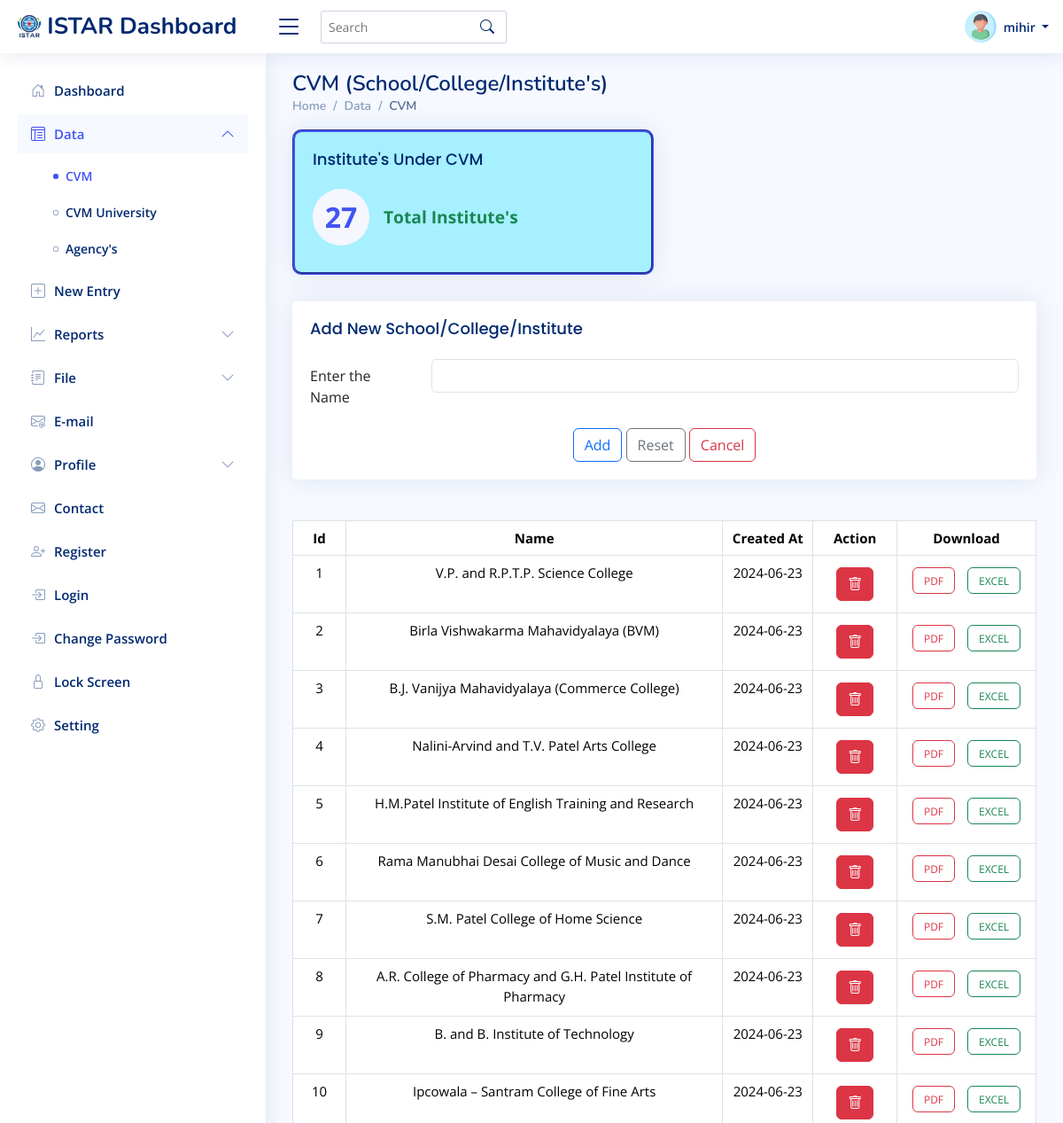
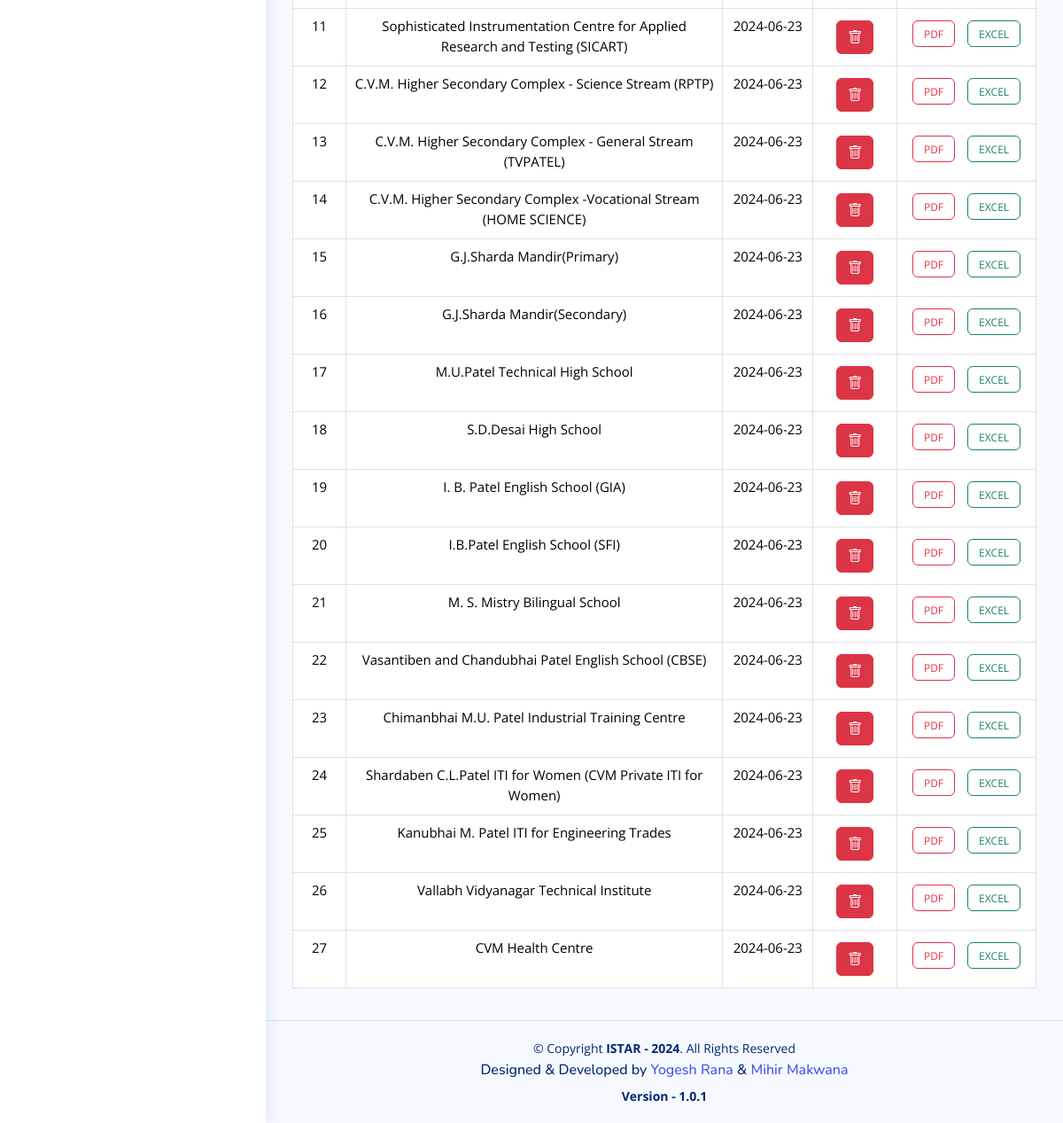
The app's page /cvm.php (signed in) with its own data (2 pictures, top to bottom).
### tables this page shows
CREATE TABLE `institutes` (
  `id` int(11) NOT NULL,
  `name` varchar(255) NOT NULL,
  `organization_id` int(11) DEFAULT NULL,
  `created_at` date NOT NULL DEFAULT current_timestamp(),
  `organization_name` varchar(255) DEFAULT NULL
);

### PHP/session.php (called while the page is built, shortened)
<?php
$username = $_SESSION['username'];
?>

### cvm.php (the view, shortened to what this page needs)
<?php
require "./PHP/session.php";
?>
<!DOCTYPE html>
<html lang="en">
<head>
  <link href="assets/vendor/bootstrap/css/bootstrap.min.css" rel="stylesheet">
  <link href="assets/vendor/bootstrap-icons/bootstrap-icons.css" rel="stylesheet">
  <link href="assets/vendor/boxicons/css/boxicons.min.css" rel="stylesheet">
  <link href="assets/vendor/quill/quill.snow.css" rel="stylesheet">
  <link href="assets/vendor/quill/quill.bubble.css" rel="stylesheet">
  <link href="assets/vendor/remixicon/remixicon.css" rel="stylesheet">
  <link href="assets/vendor/simple-datatables/style.css" rel="stylesheet">
  <link href="assets/css/style.css" rel="stylesheet">
</head>
<body>
  <header id="header" class="header fixed-top d-flex align-items-center">
    <div class="d-flex align-items-center justify-content-between">
      <a href="index.php" class="logo d-flex align-items-center">
        <img src="assets/img/istar.png" alt="">
        <span class="d-none d-lg-block">ISTAR Dashboard</span>
      </a>
      <i class="bi bi-list toggle-sidebar-btn"></i>
    </div>
    <div class="search-bar">
      <form class="search-form d-flex align-items-center" method="POST" action="#">
        <input type="text" name="query" placeholder="Search" title="Enter search keyword">
        <button type="submit" title="Search"><i class="bi bi-search"></i></button>
      </form>
    </div>
    <nav class="header-nav ms-auto">
      <ul class="d-flex align-items-center">
        <li class="nav-item dropdown pe-3">
          <a class="nav-link nav-profile d-flex align-items-center pe-0" href="#" data-bs-toggle="dropdown">
            <img src="assets/img/User.png" alt="Profile" class="rounded-circle">
            <span class="d-none d-md-block dropdown-toggle ps-2">
              <?php echo isset($username) ? $username : 'User'; ?>
            </span>
          </a>
        </li>
      </ul>
    </nav>
  </header>
  <aside id="sidebar" class="sidebar">
    <ul class="sidebar-nav" id="sidebar-nav">
      <li class="nav-item">
        <a class="nav-link collapsed" href="index.php">
          <i class="bi bi-house-door"></i>
          <span>Dashboard</span>
        </a>
      </li>
        <li class="nav-item">
                <a class="nav-link " data-bs-target="#components-nav" data-bs-toggle="collapse" href="#">
                <i class="bi bi-layout-text-window-reverse"></i><span>Data</span><i class="bi bi-chevron-down ms-auto"></i>
                </a>
                <ul id="components-nav" class="nav-content collapse show" data-bs-parent="#sidebar-nav">
          <li>
            <a href="./cvm.php" class="active">
              <i class="bi bi-circle"></i><span>CVM</span>
            </a>
          </li>
          <li>
            <a href="./cvmu.php">
              <i class="bi bi-circle"></i><span>CVM University</span>
            </a>
          </li>
          <li>
            <a href="./agency.php">
              <i class="bi bi-circle"></i><span>Agency's</span>
            </a>
          </li>
        </ul>
      <li class="nav-item">
        <a class="nav-link collapsed" href="new_entry.php">
          <i class="bi bi-plus-square"></i>
          <span>New Entry</span>
        </a>
      </li>
      <li class="nav-item">
        <a class="nav-link collapsed" data-bs-target="#forms-nav" data-bs-toggle="collapse" href="#">
          <i class="bi bi-graph-up"></i><span>Reports</span><i class="bi bi-chevron-down ms-auto"></i>
        </a>
      </li>
      <li class="nav-item">
        <a class="nav-link collapsed" data-bs-target="#files-nav" data-bs-toggle="collapse" href="#">
          <i class="bi bi-journal-text"></i><span>File</span><i class="bi bi-chevron-down ms-auto"></i>
        </a>
      </li>
      <li class="nav-item">
        <a class="nav-link collapsed" href="email.php">
        <i class="bi bi-envelope-at"></i>
          <span>E-mail</span>
        </a>
      </li>
      <li class="nav-item">
        <a class="nav-link collapsed" data-bs-target="#profile-nav" data-bs-toggle="collapse" href="#">
          <i class="bi bi-person-circle"></i><span>Profile</span><i class="bi bi-chevron-down ms-auto"></i>
        </a>
      </li>
      <li class="nav-item">
        <a class="nav-link collapsed" href="pages-contact.php">
          <i class="bi bi-envelope"></i>
          <span>Contact</span>
        </a>
      </li>
      <li class="nav-item">
        <a class="nav-link collapsed" href="pages-register.php">
          <i class="bi bi-person-plus"></i>
          <span>Register</span>
        </a>
      </li>
      <li class="nav-item">
        <a class="nav-link collapsed" href="pages-login.php">
          <i class="bi bi-box-arrow-in-right"></i>
          <span>Login</span>
        </a>
      </li>
      <li class="nav-item">
        <a class="nav-link collapsed" href="./reset-password.php">
          <i class="bi bi-box-arrow-in-right"></i>
          <span>Change Password</span>
        </a>
      </li>
      <li class="nav-item">
        <a class="nav-link collapsed" href="#">
          <i class="bi bi-lock"></i>
          <span>Lock Screen</span>
        </a>
      </li>
      <li class="nav-item">
        <a class="nav-link collapsed" href="#">
          <i class="bi bi-gear"></i>
          <span>Setting</span>
        </a>
      </li>
  </aside>
    <main id="main" class="main">
        <div class="pagetitle">
            <h1>CVM (School/College/Institute's) </h1>
            <nav>
                <ol class="breadcrumb">
                    <li class="breadcrumb-item"><a href="index.php">Home</a></li>
                    <li class="breadcrumb-item">Data</li>
                    <li class="breadcrumb-item"><a href="cvm.php" class="active">CVM</a></li>
                </ol>
            </nav>
        </div>
        <section class="section dashboard">
            <?php
            require("./PHP/connection.php");
            $sql = "SELECT * FROM institutes where organization_id=1";
            $result = $conn->query($sql);
            $records = $result->num_rows;
            ?>
            <div class="row">
                <div class="col-lg-12">
                    <div class="row">
                        <div class="col-xxl-3 col-md-6">
                            <div id="date" class="card info-card sales-card">
                                <div class="card-body">
                                    <h5 class="card-title">Institute's Under CVM</h5>
                                    <div class="d-flex align-items-center">
                                        <div class="card-icon rounded-circle d-flex align-items-center justify-content-center" style="font-weight:bolder">
                                            <?php echo $records; ?>
                                        </div>
                                        <div class="ps-3">
                                            <span class="text-success small pt-1 fw-bold" style="font-size: 120%;">Total Institute's</span>
                                            <span id="dateDisplay" class="text-success small pt-2 ps-1 fw-bold" style="font-size: 90%;"></span>
                                        </div>
                                    </div>
                                </div>
                            </div>
                        </div>
        </section>
        <section class="section">
            <div class="row">
                <div class="col-lg-12">
                    <div class="card">
                        <div class="card-body">
                            <h5 class="card-title">Add New School/College/Institute</h5>
                            <form action="cvm.php" method="post"  validate>
                                <div class="row mb-3">
                                    <label for="inputtext" class="col-sm-2 col-form-label">Enter the Name </label>
                                    <div class="col-sm-10">
                                        <input type="text" class="form-control" required id="inputText" name="name" required>
                                    </div>
                                </div>
                                <div class="text-center">
                                    <button type="submit" class="btn btn-outline-primary">Add</button>
                                    <button type="reset" class="btn btn-outline-secondary">Reset</button>
                                    <a href="index.php" class="btn btn-outline-danger" role="button">Cancel</a>
                                </div>
                            </form>
                        </div>
                    </div>
                </div>
            </div>
        </section>
        <section>
            <div class="row">
                <div class="col-sm-12">
                    <table class="table  table-hover mt-3 text-center table-bordered" id="datatbl" style="font-size: 15px;">
                        <thead>
                            <tr>
                                <th>Id</th>
                                <th>Name</th>
                                <th>Created At</th>
                                <th>Action</th>
                                <th>Download</th>
                            </tr>
                        </thead>
                        <tbody id="data">
                            <?php
                            include "./PHP/connection.php";
                            $sql = "SELECT * FROM institutes where organization_id=1";
                            $result = $conn->query($sql);
                            if ($result->num_rows > 0) {
                                while ($row = $result->fetch_assoc()) {
                                    $delete = "delete_cvm.php?id=" . $row["id"];
                                    echo "<tr>
                                        <td width='2%'>" . $row["id"] . "</td>
                                        <td width='20%'>" . $row["name"] . "</td>
                                        <td width='2%'>" . $row["created_at"] . "</td>
                                        <td width='2%'>
                                            <a href='$delete' class='btn btn-danger'><i class='bi bi-trash'></i></a>
                                        </td>
                                        <td width='5%'>
                                            <a href='#' class='btn btn-outline-danger' role='button' style='height: 30px;font-size: 12px;'>PDF</a>
                                            <a href='#' class='btn btn-outline-success' role='button' style='height: 30px;font-size: 12px;'>EXCEL</a>
                                        </td>
                                    </tr>";
                                }
                            } else {
                                echo "No data found.";
                            }
                            ?>
                    </table>
                </div>
            </div>
        </section>
    </main>
   <?php require "./PHP/footer.php" ?>
</body>
</html>

### assets/css/style.css (style rules this page uses)
:root { scroll-behavior: smooth; }
body { font-family: "Open Sans", sans-serif; background: #f6f9ff; color: #444444; }
a { color: #4154f1; text-decoration: none; }
h1, h2, h3, h4, h5, h6 { font-family: "Nunito", sans-serif; }
#main { margin-top: 60px; padding: 20px 30px; transition: all 0.3s; }
.pagetitle { margin-bottom: 10px; }
.pagetitle h1 { font-size: 24px; margin-bottom: 0; font-weight: 600; color: #012970; }
.card { margin-bottom: 30px; border: none; border-radius: 5px; box-shadow: 0px 0 30px rgba(1, 41, 112, 0.1); }
.card-title { padding: 20px 0 15px 0; font-size: 18px; font-weight: 500; color: #012970; font-family: "Poppins", sans-serif; }
.card-body { padding: 0 20px 20px 20px; }
.breadcrumb { font-size: 14px; font-family: "Nunito", sans-serif; color: #899bbd; font-weight: 600; }
.breadcrumb a { color: #899bbd; transition: 0.3s; }
.breadcrumb .breadcrumb-item::before { color: #899bbd; }
.breadcrumb .active { color: #51678f; font-weight: 600; }
.logo { line-height: 1; }
@media (min-width: 1200px) { .logo { width: 280px; } }
.logo img { max-height: 26px; margin-right: 6px; }
.logo span { font-size: 26px; font-weight: 700; color: #012970; font-family: "Nunito", sans-serif; }
.header { transition: all 0.5s; z-index: 997; height: 60px; box-shadow: 0px 2px 20px rgba(1, 41, 112, 0.1); background-color: #fff; padding-left: 20px; }
.header .toggle-sidebar-btn { font-size: 32px; padding-left: 10px; cursor: pointer; color: #012970; }
.header .search-bar { min-width: 250px; padding: 0 20px; }
.header .search-form { width: 100%; }
.header .search-form input { border: 0; font-size: 14px; color: #012970; border: 1px solid rgba(1, 41, 112, 0.2); padding: 7px 38px 7px 8px; border-radius: 3px; transition: 0.3s; width: 100%; }
.header .search-form button { border: 0; padding: 0; margin-left: -30px; background: none; }
.header .search-form button i { color: #012970; }
.header-nav ul { list-style: none; }
.header-nav>ul { margin: 0; padding: 0; }
.header-nav .nav-profile { color: #012970; }
.header-nav .nav-profile img { max-height: 36px; }
.header-nav .nav-profile span { font-size: 14px; font-weight: 600; }
.sidebar { position: fixed; top: 60px; left: 0; bottom: 0; width: 300px; z-index: 996; transition: all 0.3s; padding: 20px; overflow-y: auto; scrollbar-width: thin; scrollbar-color: #aab7cf transparent; box-shadow: 0px 0px 20px rgba(1, 41, 112, 0.1); background-color: #fff; }
@media (min-width: 1200px) { #main, #footer { margin-left: 300px; } }
.sidebar-nav { padding: 0; margin: 0; list-style: none; }
.sidebar-nav li { padding: 0; margin: 0; list-style: none; }
.sidebar-nav .nav-item { margin-bottom: 5px; }
.sidebar-nav .nav-link { display: flex; align-items: center; font-size: 15px; font-weight: 600; color: #4154f1; transition: 0.3; background: #f6f9ff; padding: 10px 15px; border-radius: 4px; }
.sidebar-nav .nav-link i { font-size: 16px; margin-right: 10px; color: #4154f1; }
.sidebar-nav .nav-link.collapsed { color: #012970; background: #fff; }
.sidebar-nav .nav-link.collapsed i { color: #899bbd; }
.sidebar-nav .nav-link .bi-chevron-down { margin-right: 0; transition: transform 0.2s ease-in-out; }
.sidebar-nav .nav-link:not(.collapsed) .bi-chevron-down { transform: rotate(180deg); }
.sidebar-nav .nav-content { padding: 5px 0 0 0; margin: 0; list-style: none; }
.sidebar-nav .nav-content a { display: flex; align-items: center; font-size: 14px; font-weight: 600; color: #012970; transition: 0.3; padding: 10px 0 10px 40px; transition: 0.3s; }
.sidebar-nav .nav-content a i { font-size: 6px; margin-right: 8px; line-height: 0; border-radius: 50%; }
.sidebar-nav .nav-content a:hover, .sidebar-nav .nav-content a.active { color: #4154f1; }
.sidebar-nav .nav-content a.active i { background-color: #4154f1; }
.dashboard .info-card { padding-bottom: 10px; }
.dashboard .card-icon { font-size: 32px; line-height: 0; width: 64px; height: 64px; flex-shrink: 0; flex-grow: 0; }
.dashboard .sales-card .card-icon { color: #4154f1; background: #f6f6fe; }

### cvm.php (style rules this page uses)
#date { background-color: #a7f0ff; border-style: groove; border-color: #4154f1; border-radius: 10px; }
td a { margin: 5px; }

### records on screen
institutes: id "1", name "V.P. and R.P.T.P. Science College", created_at "2024-06-23"
institutes: id "2", name "Birla Vishwakarma Mahavidyalaya (BVM)", created_at "2024-06-23"
institutes: id "3", name "B.J. Vanijya Mahavidyalaya (Commerce College)", created_at "2024-06-23"
institutes: id "4", name "Nalini-Arvind and T.V. Patel Arts College", created_at "2024-06-23"
institutes: id "5", name "H.M.Patel Institute of English Training and Research", created_at "2024-06-23"
institutes: id "6", name "Rama Manubhai Desai College of Music and Dance", created_at "2024-06-23"
institutes: id "7", name "S.M. Patel College of Home Science", created_at "2024-06-23"
institutes: id "8", name "A.R. College of Pharmacy and G.H. Patel Institute of Pharmacy", created_at "2024-06-23"
institutes: id "9", name "B. and B. Institute of Technology", created_at "2024-06-23"
institutes: id "10", name "Ipcowala – Santram College of Fine Arts", created_at "2024-06-23"
institutes: id "11", name "Sophisticated Instrumentation Centre for Applied Research and Testing (SICART)", created_at "2024-06-23"
institutes: id "12", name "C.V.M. Higher Secondary Complex - Science Stream (RPTP)", created_at "2024-06-23"
institutes: id "13", name "C.V.M. Higher Secondary Complex - General Stream (TVPATEL)", created_at "2024-06-23"
institutes: id "14", name "C.V.M. Higher Secondary Complex -Vocational Stream (HOME SCIENCE)", created_at "2024-06-23"
institutes: id "15", name "G.J.Sharda Mandir(Primary)", created_at "2024-06-23"
institutes: id "16", name "G.J.Sharda Mandir(Secondary)", created_at "2024-06-23"
institutes: id "17", name "M.U.Patel Technical High School", created_at "2024-06-23"
institutes: id "18", name "S.D.Desai High School", created_at "2024-06-23"
institutes: id "19", name "I. B. Patel English School (GIA)", created_at "2024-06-23"
institutes: id "20", name "I.B.Patel English School (SFI)", created_at "2024-06-23"
institutes: id "21", name "M. S. Mistry Bilingual School", created_at "2024-06-23"
institutes: id "22", name "Vasantiben and Chandubhai Patel English School (CBSE)", created_at "2024-06-23"
institutes: id "23", name "Chimanbhai M.U. Patel Industrial Training Centre", created_at "2024-06-23"
institutes: id "24", name "Shardaben C.L.Patel ITI for Women (CVM Private ITI for Women)", created_at "2024-06-23"
institutes: id "25", name "Kanubhai M. Patel ITI for Engineering Trades", created_at "2024-06-23"
institutes: id "26", name "Vallabh Vidyanagar Technical Institute", created_at "2024-06-23"
institutes: id "27", name "CVM Health Centre", created_at "2024-06-23"

### other values on screen
$username "mihir"
$records "27"
